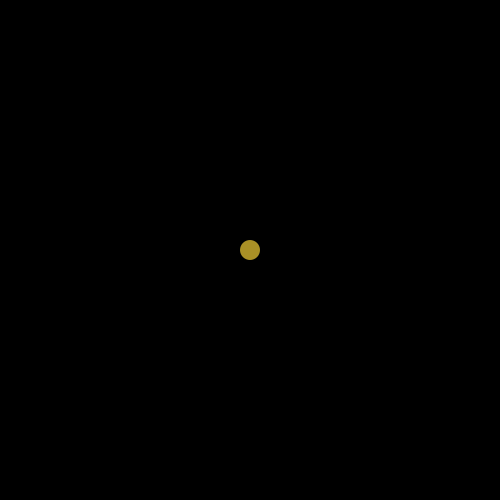
Frame 1 (no input)
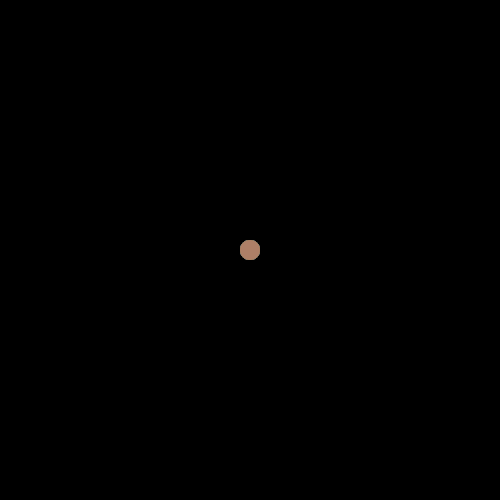
Frame 60 (the mouse pressed at the canvas centre just before this capture)
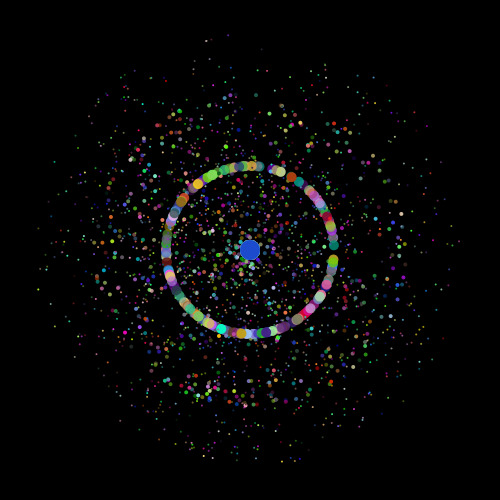
Frame 120 (the mouse held since frame 60 and released just before this capture)

The Processing sketch that drew these frames (run headless with seeded random() and noise(); from frame 60 on, the mouse is pressed at the canvas centre):

// Processing sketch: processing_93640
// ── processing_93640.pde

int x = 250;  
int y = 250; 
int r = 10; 
int num = 8;  
int seed = 150; 

void setup() {  
  background(0);  
  size(500, 500);  
  noStroke();  
  smooth();  
  randomSeed(seed);  
}  

void draw() {  
  drawCircle(x, y, r, num);
}  

void drawCircle(float x, float y, int r, int thenum) {  

  fill(random(255), random(255), random(255),random(100,255));  
  ellipse(x, y, 2*r, 2*r);
  
  if (thenum >1) {  
    thenum = thenum - 1;  
    int grow= int(random(2, 5));   
    for (int i = 0; i < grow; i++) {  
      float angle = random(0, TWO_PI);  
      float thex = x + cos(angle)*thenum*12;  
      float they = y + sin(angle)*thenum*12;  
      if (mousePressed) { 
        drawCircle(thex, they, r/2, thenum);
      }
    }
  }
}  
